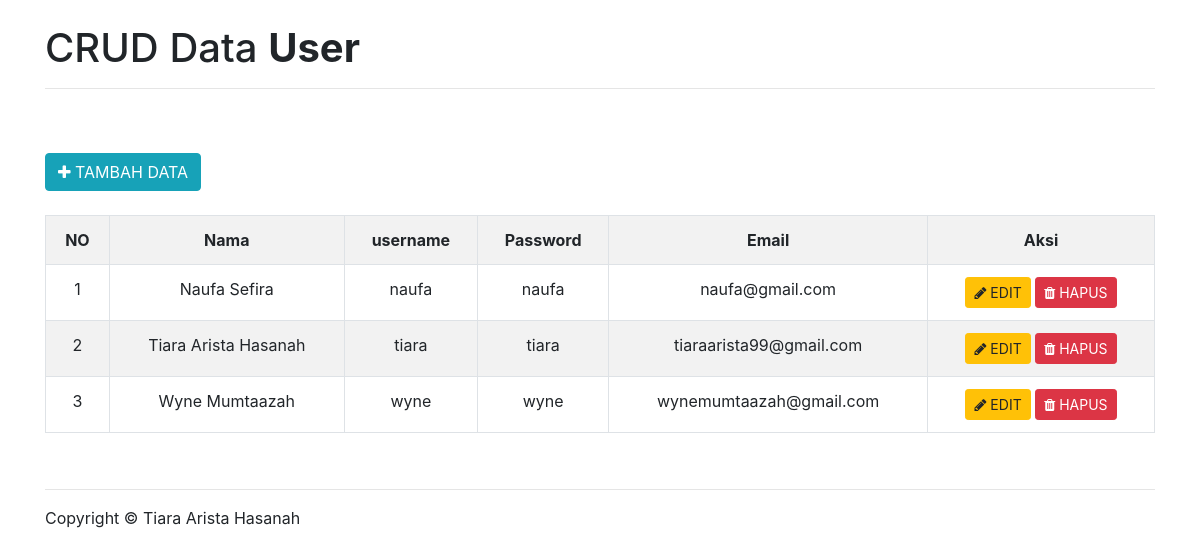
The page / on the database its author committed.
### tables this page shows
CREATE TABLE IF NOT EXISTS `user` (
  `id` int(11) NOT NULL,
  `nama` varchar(50) NOT NULL,
  `username` varchar(25) NOT NULL,
  `password` varchar(50) NOT NULL,
  `email` varchar(50) NOT NULL
);

### index.php (the view, shortened to what this page needs)
<!DOCTYPE html>
<html>
<head>
<?php require_once 'header.php'; ?>
<link rel="stylesheet" href="font-awesome/css/font-awesome.min.css" />
</head>
<body>
  <div class="container">
	<br><h1>CRUD Data <b>User</b></h1><hr>
	<br><br>
	<div class="box-header">
          <a href="./tambah.php" class="btn btn-info" role="button" title="Tambah Data"><i class="fa fa-plus"></i> TAMBAH DATA</a>
          </div>
	<br/>
	<table class="table table-bordered table-striped table-hover">
		<tr>
			<th><center>NO</center></th>
			<th><center>Nama</center></th>
			<th><center>username</center></th>
			<th><center>Password</center></th>
			<th><center>Email</center></th>
			<th><center>Aksi</center></th>
		</tr>
<?php
		include 'koneksi.php';
		$no = 1;
                        $query = "select * from user order by nama";
                        $data  = $koneksi->query($query);
                        if($data->num_rows <= 0){
                            echo "<tr>";
                            echo "<td colspan='7' class='text-center'><i>Tidak ada data</i></td>";
                            echo "</tr>";
                        } else{
                            $sql = mysqli_query($koneksi, "SELECT * FROM user");
                            if(mysqli_num_rows($sql) == 0){
                                echo '<tr><td colspan="14">Data Tidak Ada.</td></tr>';
                            }else{
		while($d = mysqli_fetch_array($data)){
			?>
			<tr>
				<td><center><?php echo $no++; ?></center></td>
				<td><center><?php echo $d['nama']; ?></center></td>
				<td><center><?php echo $d['username']; ?></center></td>
				<td><center><?php echo $d['password']; ?></center></td>
				<td><center><?php echo $d['email']; ?></center></td>
				<td><center>
					<a href="edit.php?id=<?php echo $d['id']; ?>" class="btn btn-warning btn-sm"><i class="fa fa-pencil"></i> EDIT</a>
					<a href="hapus.php?id=<?php echo $d['id']; ?>" class="btn btn-danger btn-sm"><i class="fa fa-trash"></i> HAPUS</a>
				</center></td>
			</tr>
			<?php
		}
	}
}
		?>
	</table>
</div>
	<?php require_once 'footer.php'; ?>
</body>
</html>

### header.php (shortened to what this page needs)
<head>
    <link rel="stylesheet" href="css/bootstrap.min.css">
    <link rel="stylesheet" href="css/brands.min.css">
    <link rel="stylesheet" href="css/fontawesome.min.css">
    <link rel="stylesheet" href="css/all.min.css">
    <link rel="stylesheet" href="css/datatables.min.css">
</head>

### footer.php
<div class="container">
	<br>
	<hr>
	Copyright &copy; Tiara Arista Hasanah
	<br>
	<br>
</div>

### rows shown on the page
user: nama "Naufa Sefira", username "naufa", password "naufa", email "naufa@gmail.com"
user: nama "Tiara Arista Hasanah", username "tiara", password "tiara", email "tiaraarista99@gmail.com"
user: nama "Wyne Mumtaazah", username "wyne", password "wyne", email "wynemumtaazah@gmail.com"
